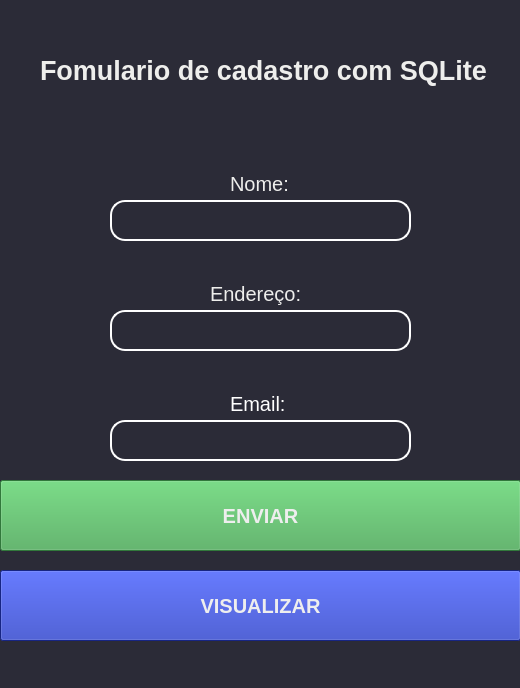
<?xml version="1.0" encoding="UTF-8"?>
<ui version="4.0">
 <class>MainWindow</class>
 <widget class="QMainWindow" name="MainWindow">
  <property name="geometry">
   <rect>
    <x>0</x>
    <y>0</y>
    <width>520</width>
    <height>688</height>
   </rect>
  </property>
  <property name="windowTitle">
   <string>CADASTRO</string>
  </property>
  <property name="styleSheet">
   <string notr="true">background-color: rgb(43, 43, 55);</string>
  </property>
  <widget class="QWidget" name="centralwidget">
   <widget class="QLabel" name="label_2">
    <property name="geometry">
     <rect>
      <x>230</x>
      <y>170</y>
      <width>91</width>
      <height>28</height>
     </rect>
    </property>
    <property name="maximumSize">
     <size>
      <width>540</width>
      <height>40</height>
     </size>
    </property>
    <property name="font">
     <font>
      <pointsize>15</pointsize>
     </font>
    </property>
    <property name="styleSheet">
     <string notr="true">color: rgb(238, 238, 236);</string>
    </property>
    <property name="text">
     <string>Nome:</string>
    </property>
   </widget>
   <widget class="QLabel" name="label_3">
    <property name="geometry">
     <rect>
      <x>210</x>
      <y>280</y>
      <width>91</width>
      <height>28</height>
     </rect>
    </property>
    <property name="maximumSize">
     <size>
      <width>540</width>
      <height>40</height>
     </size>
    </property>
    <property name="font">
     <font>
      <pointsize>15</pointsize>
     </font>
    </property>
    <property name="styleSheet">
     <string notr="true">color: rgb(238, 238, 236);</string>
    </property>
    <property name="text">
     <string>Endereço:</string>
    </property>
   </widget>
   <widget class="QLabel" name="label_4">
    <property name="geometry">
     <rect>
      <x>230</x>
      <y>390</y>
      <width>91</width>
      <height>28</height>
     </rect>
    </property>
    <property name="maximumSize">
     <size>
      <width>540</width>
      <height>40</height>
     </size>
    </property>
    <property name="font">
     <font>
      <pointsize>15</pointsize>
     </font>
    </property>
    <property name="styleSheet">
     <string notr="true">color: rgb(255, 255, 255);</string>
    </property>
    <property name="text">
     <string>Email:</string>
    </property>
   </widget>
   <widget class="QLineEdit" name="lineEdit">
    <property name="geometry">
     <rect>
      <x>110</x>
      <y>200</y>
      <width>301</width>
      <height>41</height>
     </rect>
    </property>
    <property name="font">
     <font>
      <pointsize>14</pointsize>
      <weight>75</weight>
      <bold>true</bold>
     </font>
    </property>
    <property name="styleSheet">
     <string notr="true">border-radius: 15px;
color: rgb(238, 238, 236);
border-style: outset;
border-width: 2px;
border-color: white
</string>
    </property>
    <property name="text">
     <string/>
    </property>
   </widget>
   <widget class="QLineEdit" name="lineEdit_2">
    <property name="geometry">
     <rect>
      <x>110</x>
      <y>310</y>
      <width>301</width>
      <height>41</height>
     </rect>
    </property>
    <property name="font">
     <font>
      <pointsize>14</pointsize>
      <weight>75</weight>
      <bold>true</bold>
     </font>
    </property>
    <property name="styleSheet">
     <string notr="true">border-radius: 15px;
color: rgb(238, 238, 236);
border-style: outset;
border-width: 2px;
border-color: white
</string>
    </property>
   </widget>
   <widget class="QLineEdit" name="lineEdit_3">
    <property name="geometry">
     <rect>
      <x>110</x>
      <y>420</y>
      <width>301</width>
      <height>41</height>
     </rect>
    </property>
    <property name="font">
     <font>
      <pointsize>14</pointsize>
      <weight>75</weight>
      <bold>true</bold>
     </font>
    </property>
    <property name="styleSheet">
     <string notr="true">border-radius: 15px;
color: rgb(238, 238, 236);
border-style: outset;
border-width: 2px;
border-color: white
</string>
    </property>
   </widget>
   <widget class="QPushButton" name="pushButton">
    <property name="geometry">
     <rect>
      <x>0</x>
      <y>480</y>
      <width>521</width>
      <height>71</height>
     </rect>
    </property>
    <property name="font">
     <font>
      <pointsize>15</pointsize>
      <weight>75</weight>
      <bold>true</bold>
     </font>
    </property>
    <property name="styleSheet">
     <string notr="true">background-color: rgb(69, 168, 83);
color: rgb(238, 238, 238);</string>
    </property>
    <property name="text">
     <string>ENVIAR</string>
    </property>
   </widget>
   <widget class="QPushButton" name="pushButton_2">
    <property name="geometry">
     <rect>
      <x>0</x>
      <y>570</y>
      <width>521</width>
      <height>71</height>
     </rect>
    </property>
    <property name="font">
     <font>
      <pointsize>15</pointsize>
      <weight>75</weight>
      <bold>true</bold>
     </font>
    </property>
    <property name="styleSheet">
     <string notr="true">background-color: rgb(32, 52, 183);
color: rgb(238, 238, 238);</string>
    </property>
    <property name="text">
     <string>VISUALIZAR</string>
    </property>
   </widget>
   <widget class="QLabel" name="label">
    <property name="geometry">
     <rect>
      <x>40</x>
      <y>50</y>
      <width>451</width>
      <height>40</height>
     </rect>
    </property>
    <property name="maximumSize">
     <size>
      <width>540</width>
      <height>40</height>
     </size>
    </property>
    <property name="font">
     <font>
      <pointsize>20</pointsize>
      <weight>75</weight>
      <bold>true</bold>
     </font>
    </property>
    <property name="styleSheet">
     <string notr="true">color: rgb(238, 238, 236);</string>
    </property>
    <property name="text">
     <string>Fomulario de cadastro com SQLite</string>
    </property>
   </widget>
  </widget>
  <widget class="QMenuBar" name="menubar">
   <property name="geometry">
    <rect>
     <x>0</x>
     <y>0</y>
     <width>520</width>
     <height>22</height>
    </rect>
   </property>
  </widget>
  <widget class="QStatusBar" name="statusbar"/>
 </widget>
 <resources/>
 <connections/>
</ui>
